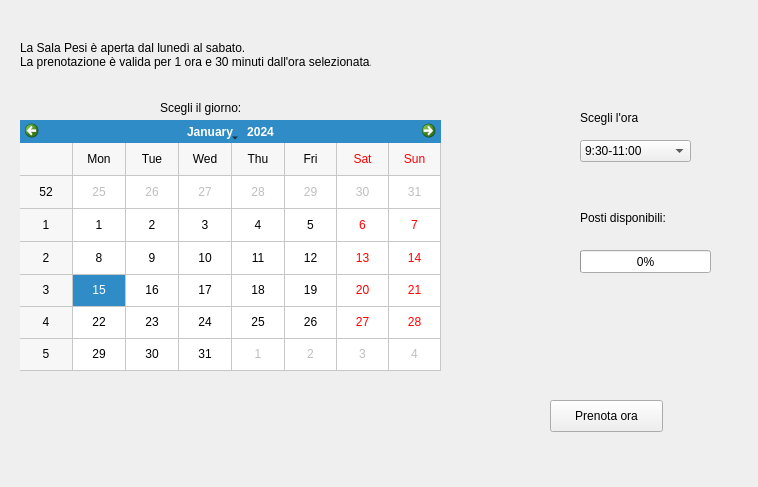
<?xml version="1.0" encoding="UTF-8"?>
<ui version="4.0">
 <class>Form</class>
 <widget class="QWidget" name="Form">
  <property name="geometry">
   <rect>
    <x>0</x>
    <y>0</y>
    <width>758</width>
    <height>487</height>
   </rect>
  </property>
  <property name="windowTitle">
   <string>Form</string>
  </property>
  <widget class="QCalendarWidget" name="calendarWidget">
   <property name="geometry">
    <rect>
     <x>20</x>
     <y>120</y>
     <width>421</width>
     <height>251</height>
    </rect>
   </property>
   <property name="firstDayOfWeek">
    <enum>Qt::Monday</enum>
   </property>
   <property name="gridVisible">
    <bool>true</bool>
   </property>
  </widget>
  <widget class="QLabel" name="label">
   <property name="geometry">
    <rect>
     <x>20</x>
     <y>20</y>
     <width>351</width>
     <height>71</height>
    </rect>
   </property>
   <property name="text">
    <string>&lt;html&gt;&lt;head/&gt;&lt;body&gt;&lt;p&gt;La Sala Pesi è aperta dal lunedì al sabato. &lt;br/&gt;La prenotazione è valida per 1 ora e 30 minuti dall'ora selezionata.&lt;/p&gt;&lt;/body&gt;&lt;/html&gt;</string>
   </property>
  </widget>
  <widget class="QLabel" name="label_2">
   <property name="geometry">
    <rect>
     <x>160</x>
     <y>100</y>
     <width>101</width>
     <height>16</height>
    </rect>
   </property>
   <property name="text">
    <string>Scegli il giorno:</string>
   </property>
  </widget>
  <widget class="QLabel" name="label_3">
   <property name="geometry">
    <rect>
     <x>580</x>
     <y>110</y>
     <width>81</width>
     <height>16</height>
    </rect>
   </property>
   <property name="text">
    <string>Scegli l'ora</string>
   </property>
  </widget>
  <widget class="QLabel" name="label_4">
   <property name="geometry">
    <rect>
     <x>580</x>
     <y>210</y>
     <width>111</width>
     <height>16</height>
    </rect>
   </property>
   <property name="text">
    <string>Posti disponibili:</string>
   </property>
  </widget>
  <widget class="QProgressBar" name="progressBar">
   <property name="geometry">
    <rect>
     <x>580</x>
     <y>250</y>
     <width>131</width>
     <height>23</height>
    </rect>
   </property>
   <property name="maximum">
    <number>15</number>
   </property>
   <property name="value">
    <number>0</number>
   </property>
   <property name="textVisible">
    <bool>true</bool>
   </property>
  </widget>
  <widget class="QPushButton" name="pushButton">
   <property name="geometry">
    <rect>
     <x>550</x>
     <y>400</y>
     <width>113</width>
     <height>32</height>
    </rect>
   </property>
   <property name="text">
    <string>Prenota ora</string>
   </property>
  </widget>
  <widget class="QLabel" name="label_5">
   <property name="geometry">
    <rect>
     <x>400</x>
     <y>10</y>
     <width>61</width>
     <height>61</height>
    </rect>
   </property>
   <property name="text">
    <string/>
   </property>
   <property name="pixmap">
    <pixmap>IconaSalaPesi1.png</pixmap>
   </property>
   <property name="scaledContents">
    <bool>true</bool>
   </property>
  </widget>
  <widget class="QComboBox" name="comboBox">
   <property name="geometry">
    <rect>
     <x>580</x>
     <y>140</y>
     <width>111</width>
     <height>22</height>
    </rect>
   </property>
   <item>
    <property name="text">
     <string>9:30-11:00</string>
    </property>
   </item>
   <item>
    <property name="text">
     <string>11:00-12:30</string>
    </property>
   </item>
   <item>
    <property name="text">
     <string>12:30-14:00</string>
    </property>
   </item>
   <item>
    <property name="text">
     <string>14:00-15:30</string>
    </property>
   </item>
   <item>
    <property name="text">
     <string>15:30-17:00</string>
    </property>
   </item>
   <item>
    <property name="text">
     <string>17:00-18:30</string>
    </property>
   </item>
   <item>
    <property name="text">
     <string>18:30-20:00</string>
    </property>
   </item>
   <item>
    <property name="text">
     <string>20:00-21:30</string>
    </property>
   </item>
   <item>
    <property name="text">
     <string>21:30-23:00</string>
    </property>
   </item>
  </widget>
 </widget>
 <resources/>
 <connections/>
</ui>
